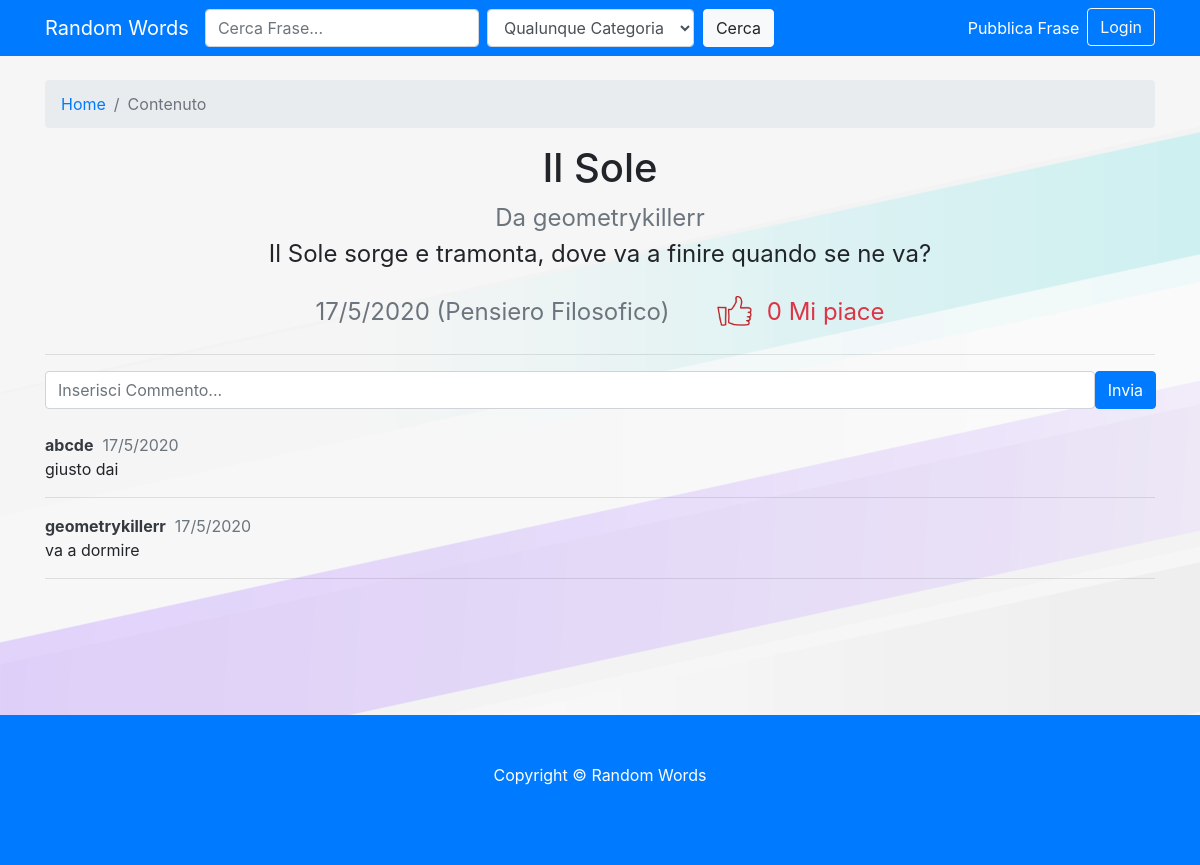
/contenuto/32/, run on the app's committed database.
### randomwords/models.py (models this page shows, shortened)
class Contenuto(models.Model):
    Cod_Cont=models.AutoField(primary_key=True)
    testo=models.CharField(max_length=500)
    titolo=models.CharField(max_length=50,default="")
    data=models.DateTimeField(auto_now_add=True)
    approvato=models.IntegerField()
    estrazioni=models.IntegerField()
    Cod_Utente = models.ForeignKey(Utente, on_delete=models.CASCADE)
    Cod_Cate=models.ForeignKey(Categoria, on_delete=models.CASCADE)

class Utente(models.Model):
    Cod_Utente=models.AutoField(primary_key=True)
    nickname=models.CharField(max_length=30)
    password=models.CharField(max_length=70)
    email=models.CharField(max_length=30)
    descrizione=models.CharField(max_length=200)
    permesso=models.IntegerField()

class Commento(models.Model):
    Cod_Com=models.AutoField(primary_key=True)
    testo=models.CharField(max_length=500)
    data=models.DateTimeField(auto_now_add=True)
    Cod_Utente = models.ForeignKey(Utente, on_delete=models.CASCADE)
    Cod_Cont = models.ForeignKey(Contenuto, on_delete=models.CASCADE)

### randomwords/views.py (the view, shortened to what this page needs)
# urls.py: path('contenuto/<int:cod>/',views.contenuto,name="contenuto"),
def contenuto(request,cod):
    b=cookies(request)
    if b==0:
        login=False
        op=False
    elif b==1:
        login=True
        op=False
    elif (b==2) or (b==3):
        login=True
        op=True
    elif b==-1:
        return redirect("/")
    elif b==-2:
        return redirect("/")
    try:
        pre=request.META['HTTP_REFERER']
        if pre==request.build_absolute_uri():
            pre=False
    except:
        pre=False
    forminvio=Commento()
    scelte=sceltecategorie()
    query=Contenuto.objects.filter(Cod_Cont=int(cod))
    conte=listeindex(query,2,request,login)[0]
    admin=False
    if login==True:
        cooki=request.COOKIES.get('sessione')
        utente=Sessione.objects.filter(Cod_Sessio=cooki)[0].Cod_Utente
        if utente.permesso==2:
            admin=True
    query=Commento.objects.filter(Cod_Cont=int(cod)).order_by('-data')
    commenti=[]
    i=0
    for i in range(len(query)):
        booleandel=False
        if login==True:
            cooki=request.COOKIES.get('sessione')
            utente=Sessione.objects.filter(Cod_Sessio=cooki)[0].Cod_Utente
            if (query[i].Cod_Utente.Cod_Utente==utente.Cod_Utente) or (op==True):
                booleandel=True
        info = {
            "autore": query[i].Cod_Utente.nickname,
            "testo": query[i].testo,
            "data": str(query[i].data.day)+"/"+str(query[i].data.month)+"/"+str(query[i].data.year),
            "autorelink": "/profilo/"+str(query[i].Cod_Utente.Cod_Utente)+"/1",
            "booleandel": booleandel,
            "delname": str(query[i].Cod_Com)
        }
        commenti.append(info)
    return render(request, 'contenuto.html',{'login': login,'op':op,'form':forminvio,'scelte':scelte,'conte':conte,'commenti':commenti,'pre':pre})

### randomwords/views.py (called while the page is built)
def cookies(request):
    if request.COOKIES.get('sessione'):
        cookies=request.COOKIES.get('sessione')
        query=Sessione.objects.filter(Cod_Sessio=cookies)
        if len(query)==0:
            return -1
        if query[0].Cod_Utente.nickname=="Anonimo":
            return 0
        elif query[0].Cod_Utente.permesso==0:
            return 1
        elif query[0].Cod_Utente.permesso==1:
            return 2
        elif query[0].Cod_Utente.permesso==2:
            return 3
    else:
        x_forwarded_for = request.META.get('HTTP_X_FORWARDED_FOR')
        if x_forwarded_for:
            ip = x_forwarded_for.split(',')[0]
        else:
            ip = request.META.get('REMOTE_ADDR')
        query=Sessione.objects.filter(ip=ip)
        if len(query)==0:
            return 0
        return -2

def sceltecategorie():
    scelte=[]
    query=Categoria.objects.all()
    i=0
    for i in range(len(query)):
        if query[i].nomecategoria!="Nessuna":
            info = {
                "id": str(query[i].Cod_Cate),
                "nome": query[i].nomecategoria,
            }
            scelte.append(info)
    return scelte

### randomwords/templates/contenuto.html (shortened to what this page needs)
{% extends "base.html" %}
{% block content %}
<div class="container">
<br>
<ol class="breadcrumb">
  <li class="breadcrumb-item">
    <a href="/">Home</a>
  </li>
  <li class="breadcrumb-item active">Contenuto</li>
</ol>
<center>
<font size="+2">
  <h1>{{conte.titolo}}</h1>
  {% if conte.booleanlink %}
  <a href="{{conte.autorelink}}" class="card-subtitle mb-2 text-muted">Da {{conte.autore}}</a>
  {% else %}
  <a class="mb-2 text-muted">Da {{conte.autore}}</a>
  {% endif %}
  <p>{{conte.frase}}</p>
  <a class="mb-2 text-muted">{{conte.data}} {{conte.categoria}} &nbsp;&nbsp;&nbsp;&nbsp;</a>
  <a href="{{conte.likelink}}"><img src={% if conte.likeb %}"/static/img/like2.png"{% else %}"/static/img/like1.png"{% endif %} href="#"  height="50" width="50"></a>
  <a class="text-danger">{{conte.like}} Mi piace</a>
</font>
</center>
<hr>
<form action="" method="post" class="input-group-prepend">{% csrf_token %}
  <input maxlength="100" class="form-control" id="testo" name="testo" placeholder="Inserisci Commento...">
  <button type="submit" class="btn btn-primary">Invia</button>
</form>
<br>
{% for commenti in commenti %}
<a href="{{commenti.autorelink}}" class="text-dark"><b>{{commenti.autore}}</b></a>&nbsp;&nbsp;<a class="text-muted">{{commenti.data}}</a>
<p>{{commenti.testo}}</p>
<hr>
{% endfor %}
<br>
<br>
<br>
<br>
<br>
</div>
{% endblock %}

### randomwords/static/css/css2.css (style rules this page uses)
body { padding-top: 56px; }

### randomwords/templates/base.html (style rules this page uses)
body { background-image: url("/static/img/background.png"); background-color: #cccccc; }

### data on the page
Contenuto: titolo "Il Sole", frase "Il Sole sorge e tramonta, dove va a finire quando se ne va?"
Utente: autore "geometrykillerr", autore "geometrykillerr"
Utente: autore "abcde"
Commento: testo "giusto dai"
Commento: testo "va a dormire"

### other printed values
{{ conte.data }} "17/5/2020"
{{ conte.categoria }} "(Pensiero Filosofico)"
{{ conte.like }} "0"
{{ commenti.data }} "17/5/2020" "17/5/2020"
